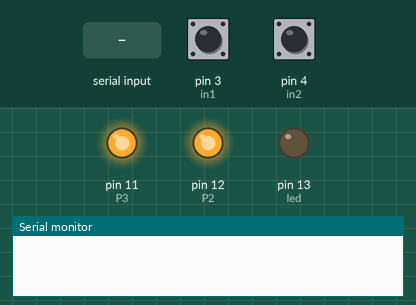
Simulated run of this sketch. Board: Arduino Uno, built with avr-gcc and run on an emulated ATmega328P. On the bench: output pins drawn as LEDs (lit = HIGH), the last lines printed to the serial monitor. The test bench sets the inputs (shaded band); at power-on: pin 3 (in1) HIGH, pin 4 (in2) HIGH.

Above: at 1.2 s.
1.3 s: "1" received over Serial
At 2.3 s:
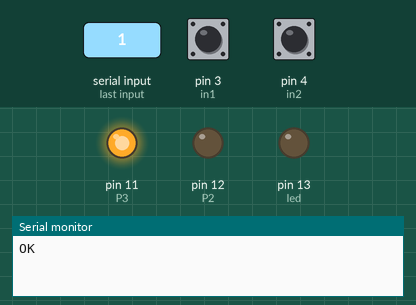
5.9 s: "2" received over Serial
At 9.3 s:
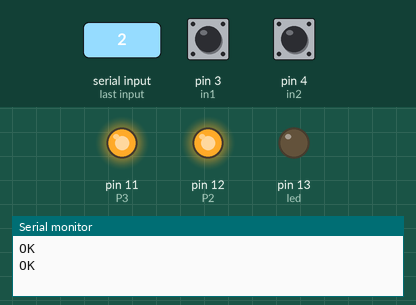
Timing chart, 0 to 10.8 s (numbered marks = the images above; inputs shaded):
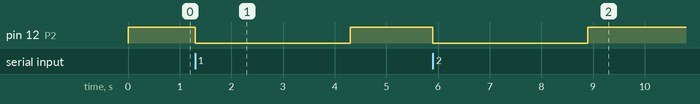

The sketch:

ArdCotrol.ino
```cpp
int in1 = 3;
int P2 = 12;
int in2 = 4;
int P3 = 11;
int led = 13;
bool b1;
bool b2;
// the setup routine runs once when you press reset:
void setup() {
  Serial.begin(9600);
  // initialize the digital pin as an output.
  pinMode(in1, INPUT_PULLUP);
  pinMode(P3, OUTPUT);
    pinMode(in2, INPUT_PULLUP);
  pinMode(led, OUTPUT);
  pinMode(P2, OUTPUT);
  digitalWrite(P2, HIGH);
  digitalWrite(P3, HIGH);
}

// the loop routine runs over and over again forever:
void loop() {
  b1 = digitalRead(in1);
  b2 = digitalRead(in2);
  if (b1==false){
  Serial.println("1");
  }

  if (b2==false){
  Serial.println("2");
  }

    if (Serial.available()>0)
      {
      char option = Serial.read();
      Serial.println("OK");
      if (option == '1')
      {

        digitalWrite(P2, LOW);
        delay(3000);
        digitalWrite(P2, HIGH);
      }
      if (option == '2')
      {
        digitalWrite(P2, LOW);
        delay(3000);
        digitalWrite(P2, HIGH);
      }
      Serial.flush();
   }
}
```

Measured:
- after the input at 1.3 s, pin 12 (P2): HIGH → LOW at once, → HIGH 3.0 s later
- after the input at 5.9 s, pin 12 (P2): HIGH → LOW at once, → HIGH 3.0 s later
